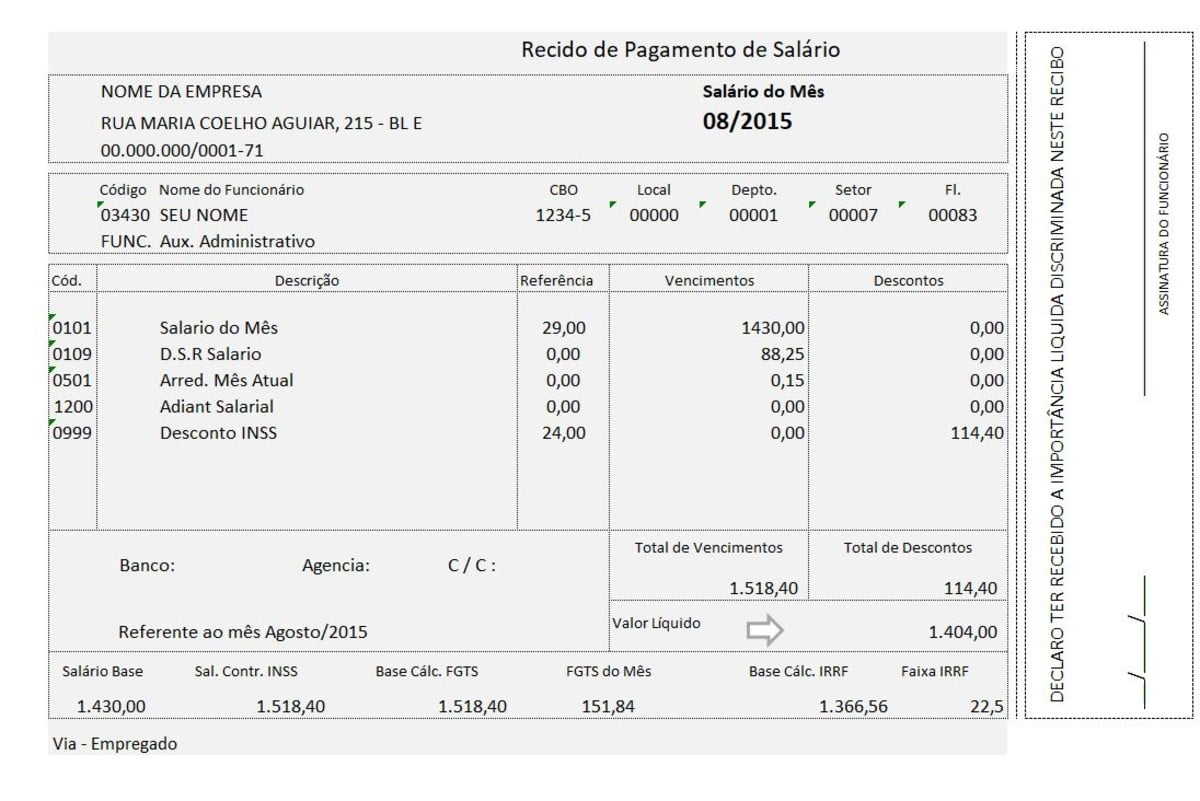
#> input picture OCR/Tesseract/image.png, 1200 x 801 px
$ jupyter execute --allow-errors code.ipynb
#> lines starting #> are read from the running program, lines starting #| are printed output that depends on the picture; after the words box and inside, x2 and y2 are one past the last pixel; in counts of white or black regions, pixels touching at a corner belong together
[cell 1]
import cv2
import pytesseract
from PIL import Image

img = cv2.imread("image.png")
#> img is the input picture: shape (801, 1200, 3); mean B, G, R 237.3, 237.5, 237.4

gray = cv2.cvtColor(img, cv2.COLOR_BGR2GRAY)

thresh = cv2.threshold(gray, 150, 255, cv2.THRESH_BINARY)[1]
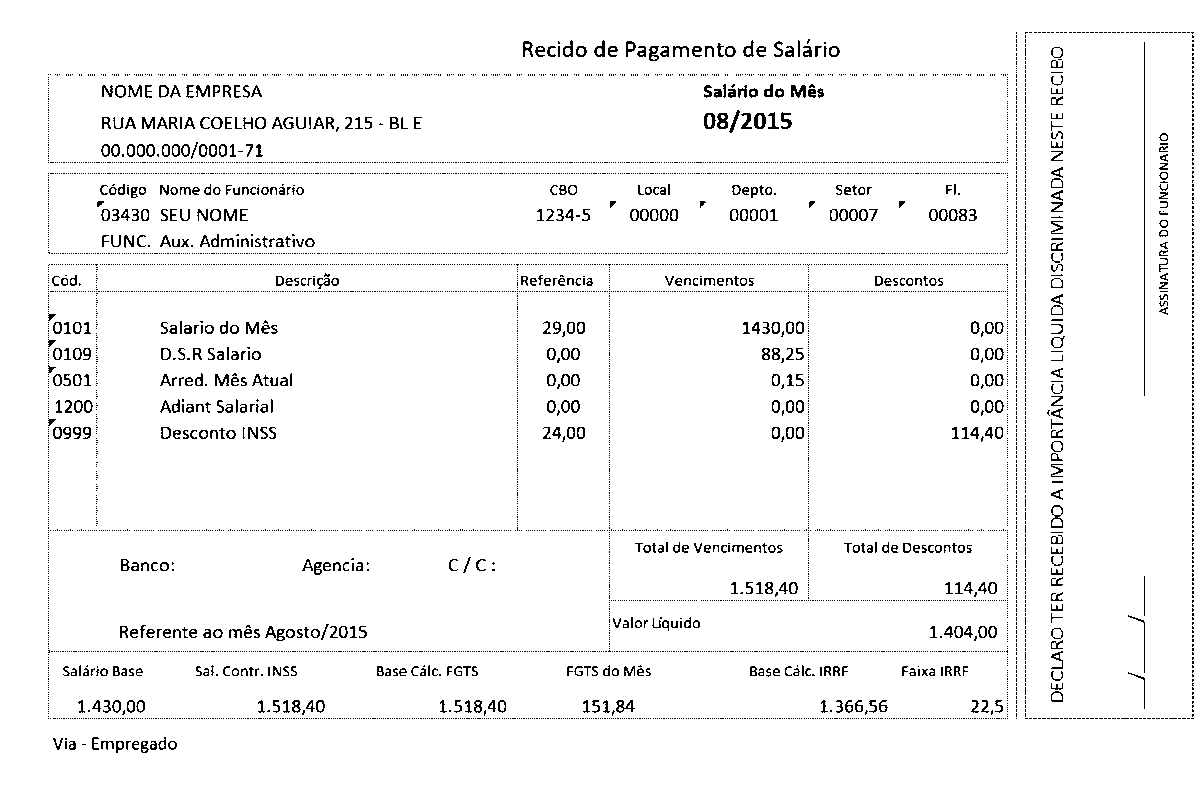
#> thresh: shape (801, 1200); 96.2% white; black in thin lines or dots, all inside (x1, y1, x2, y2) = (48, 32, 1194, 753)

cv2.imwrite("processed_image.png", thresh)

#> (the rest of this cell did not finish here and is left out)
